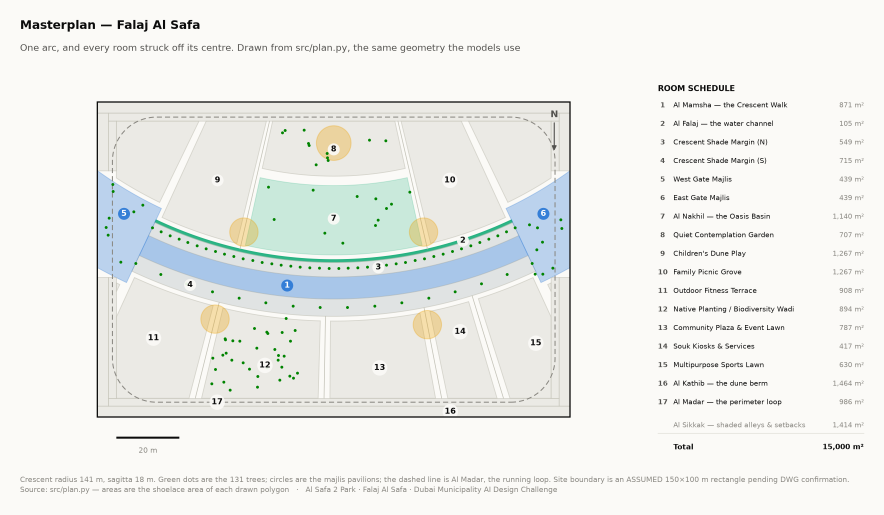
#> input picture figures/fig10_masterplan.png, 2651 x 1545 px (shown at 1/3 size); the run also reads 2 pictures not shown here
$ python boards.py
#> lines starting #> are read from the running program, lines starting #| are printed output that depends on the picture
### src/config.py
"""
Al Safa 2 Park — AI Design Challenge
Single source of truth for site constants, model settings and the visual system.

Every number that appears in more than one place lives here. If a figure in the
report disagrees with a figure in the notebook, it is a bug in the code that
consumes this file — not a difference of opinion between two scripts.

Project : Dubai Municipality AI Park Design Challenge — Al Safa 2 Park
Concept : "Falaj Al Safa" — the crescent and the channel
Author  : Mohamed Wasim
"""

from __future__ import annotations

from pathlib import Path

# ---------------------------------------------------------------------------
# Paths
# ---------------------------------------------------------------------------
ROOT = Path(__file__).resolve().parent.parent

DATA_RAW = ROOT / "data" / "raw"
DATA_INTERIM = ROOT / "data" / "interim"
DATA_PROCESSED = ROOT / "data" / "processed"
FIGURES = ROOT / "figures"
MODELS = ROOT / "models"
NOTEBOOKS = ROOT / "notebooks"

for _p in (DATA_RAW, DATA_INTERIM, DATA_PROCESSED, FIGURES, MODELS):
    _p.mkdir(parents=True, exist_ok=True)


# ---------------------------------------------------------------------------
# Site — Al Safa 2 Park, Dubai
# ---------------------------------------------------------------------------
SITE = {
    "name": "Al Safa 2 Park",
    "concept": "Falaj Al Safa",
    "concept_subtitle": "a crescent of shade over a channel of water",
    "city": "Dubai, United Arab Emirates",
    # Coordinates used for every solar computation (NREL SPA via pvlib).
    "latitude": 25.190,
    "longitude": 55.238,
    "elevation_m": 5.0,
    "timezone": "Asia/Dubai",  # UTC+4, no daylight saving
    # Site envelope. NOTE: the 150 x 100 m rectangle is an assumption pending
    # confirmation against the supplied DWG. Every area figure depends on it.
    "area_sqm": 15000.0,
    "length_m": 150.0,
    "width_m": 100.0,
    "boundary_status": "ASSUMED 150x100 m rectangle - verify against Al Safa Park 2 Plan (5).dwg",
    # Analysis year for the 8,760-hour solar model.
    "analysis_year": 2026,
    "budget_aed": 35_000_000,
}

# AL HILAL — the Crescent Canopy. The single arc the whole park is built on.
#
# THE SECTION
# -----------
# An earlier version put a 9 m canopy directly over a 9 m walkway at 5.5 m,
# which shades well at summer noon and then fails completely from November to
# January: Dubai's winter sun sits at 41° in the SOUTH, so the shadow slides
# clean off the path. Measured annual coverage was 61%, and December was 0%.
#
# The section was solved rather than styled. Three moves fix it:
#   1. Narrow the walk and widen the canopy, so the plane overhangs 5.5 m either
#      side and the shadow has somewhere to fall.
#   2. Drop the canopy to 4.5 m — lower plane, shorter throw, better low sun.
#   3. Hang a 3 m louvre blade on the SOUTH edge. This is the piece that buys
#      the winter, and it is ordinary hot-climate architecture: a deep southern
#      brise-soleil, the same logic as a mashrabiya screen.
#
# THE PLAN
# --------
# The route is a single circular arc — a crescent — not a bar and not a wave.
#
# A straight route presents ONE orientation, so when a sun angle defeats it, it
# defeats the whole length at once and the walk has no shade anywhere along it.
# That is 330 hours a year. An arc changes heading continuously, so some segment
# is always angled well.
#
# The depth of the bow was swept against the 8,760-hour solar model, not chosen.
# Every row below was measured at the section fixed above, over all 4,402
# daylight hours of the year:
#
#     plan form                 mean cover   worst month   hours with NO shade
#     straight east-west bar       87.4%        68.7%              330
#     sine meander (superseded)    85.0%        73.1%               63
#     arc, sagitta 10 m            87.1%        70.2%              116
#     arc, sagitta 14 m            86.6%        71.3%               62
#     arc, sagitta 18 m            85.9%        72.1%               52   <- adopted
#     arc, sagitta 22 m            84.9%        72.3%               61
#     closed elliptical loop       79.1%        69.8%               89
#
# 18 m is the minimum of the last column. Deeper bows and closed loops both
# lose, for the same reason: they force more of the route to run north-south,
# and a canopy over a north-south route can only work when the sun is low in the
# east or west.
#
# Be careful reading the first column. The straight bar has the HIGHEST mean
# coverage of anything tested — an east-west canopy is near the optimum
# orientation for 25°N, and curving it costs a point. The crescent is not
# claimed to shade more ground on average. It is claimed to remove the hours in
# which the route offers nowhere at all to stand, and it removes six sevenths of
# them. That is the trade, stated in the direction that is not flattering.
#
# The route actually built runs between the two gate majlis, so it is slightly
# shorter than the full arc and its heading spread slightly narrower:
# 86.4% mean, 71.6% worst month, 56 hours with no shade.
#
# The arc bows convex-SOUTH. The solar model is indifferent to that sign — the
# louvre swaps to whichever edge faces the sun — so the choice was spatial:
# bowing south puts the structure between the sun and the hollow it wraps, so
# the concave side becomes the park's cool pocket instead of a south-facing
# bowl. Every room people are asked to linger in sits in that hollow.
#
# The full plan — rooms, alleys, basin, berm — is generated from this arc in
# src/plan.py. Nothing there is a hand-typed coordinate.
# The sweep above, as data rather than only as a comment, so the reports and the
# boards can cite it instead of restating it by hand. (name, mean cover %, worst
# month %, hours with no shade anywhere, adopted?)
PLAN_FORM_SWEEP = [
    ("Straight east–west bar",      87.4, 68.7, 330, False),
    ("Sine meander (superseded)",   85.0, 73.1,  63, False),
    ("Arc, sagitta 10 m",           87.1, 70.2, 116, False),
    ("Arc, sagitta 14 m",           86.6, 71.3,  62, False),
    ("Arc, sagitta 18 m",           85.9, 72.1,  52, True),
    ("Arc, sagitta 22 m",           84.9, 72.3,  61, False),
    ("Closed elliptical loop",      79.1, 69.8,  89, False),
]

CRESCENT = {
    "chord_m": 138.0,             # east-west span, horn to horn
    "sagitta_m": 18.0,            # depth of the bow at midspan
    "y_ends_m": 59.0,             # northing of the two ends
    "path_width_m": 7.0,          # Al Mamsha — the walkable surface
    "canopy_width_m": 18.0,       # the gridshell, overhanging 5.5 m each side
    "canopy_height_m": 4.5,
    "south_louvre_depth_m": 3.0,  # louvre blades on the southern edge
    "etfe_transmittance": 0.12,   # fraction of direct beam passing the infill
    "gate_sweep_deg": 4.0,        # angle at each end given to the arrival majlis
}

# ---------------------------------------------------------------------------
# Thermal comfort thresholds (NWS Heat Index bands, °C)
# ---------------------------------------------------------------------------
# Four bands, not five: they map one-to-one onto the four reserved status
# colours of the visual system. The NWS "Danger" and "Extreme Danger" bands are
# merged, because inventing a fifth status colour breaks the validated palette
# and the design response above 41 °C is identical either way — do not programme
# the space for use.
COMFORT_BANDS = [
    ("Comfortable", -100.0, 27.0),
    ("Caution", 27.0, 32.0),
    ("Extreme Caution", 32.0, 41.0),
    ("Danger", 41.0, 200.0),
]
COMFORT_ORDER = [b[0] for b in COMFORT_BANDS]

# Air-temperature relief measured under a shaded ETFE/tree canopy in hot-arid
# conditions. Applied to the exposed case to produce the shaded case.
SHADE_TEMP_RELIEF_C = 6.0
SHADE_MRT_RELIEF_C = 12.0  # mean radiant temperature relief, larger than air

# ---------------------------------------------------------------------------
# Machine learning
# ---------------------------------------------------------------------------
RANDOM_SEED = 42
TEST_SIZE = 0.15
VAL_SIZE = 0.15          # of the full set; train therefore = 0.70
CV_FOLDS = 5

# ---------------------------------------------------------------------------
# Visual design system
# ---------------------------------------------------------------------------
# ONE palette for every figure in the submission. Do not introduce a colour that
# is not in this block.
#
# These values are not a matter of taste — they were verified by running
# scripts/validate_palette.js, which computes colour-vision-deficiency
# separation in OKLab rather than judging it by eye. Results, against the
# surfaces below:
#
#   categorical light : ALL PASS  (worst adjacent CVD dE 9.1 protan,
#                                  worst adjacent normal-vision dE 19.6)
#   categorical dark  : ALL PASS  (worst adjacent CVD dE 8.4, contrast all >=3:1)
#   heat ramp         : ALL PASS  (monotone lightness, single hue 12 deg spread,
#                                  light end 2.10:1 against the surface)
#
# An earlier hand-picked "desert palette" FAILED three of these checks — two of
# its greens were 3.6 dE apart under protanopia, i.e. the same colour to a
# red-green colour-blind juror. If you change any hex here, re-run the validator
# before committing.

PALETTE = {
    "ink": "#0b0b0b",        # primary text
    "ink_secondary": "#52514e",
    "muted": "#898781",      # axis labels, captions
    "rule": "#e1e0d9",       # gridlines (hairline)
    "baseline": "#c3c2b7",   # axis / baseline
    "paper": "#FBFAF7",      # figure surface — warm off-white
    "canvas": "#FFFFFF",
}

# Ordered categorical ramp. Assign in this order and never cycle it: a series
# keeps its colour across every chart, so the eye can carry identity from one
# figure to the next. Past six series, fold the tail into "Other" or facet the
# chart — do not generate a seventh hue.
SERIES = ["#2a78d6", "#eb6834", "#1baf7a", "#eda100", "#e87ba4", "#008300"]

# Trees are not a data series.
#
# The planting drawings took their tree colours off SERIES, which is a
# categorical ramp built to keep chart lines apart. That painted Ficus pink,
# Olive yellow and Date Palm orange, and the park read as a bar chart lying on
# the ground. Worse, it contradicted the design's own words: the master prompt
# bans "lush green lawn" and asks for planting "sparse and silvery", and then
# every drawing showed bright saturated green.
#
# These are the colours these species actually are in Dubai — Ghaf and Olive
# silver-grey, Neem denser mid-green, Ficus darker and glossier, Date Palm a
# warmer olive. Still five distinguishable values, so the legend still works,
# but the plan now reads as a desert park and sits beside the renders instead
# of arguing with them.
# Separated by value and by cast, not just by hue. The first attempt at this
# put Ghaf and Olive within a few points of each other and the legend became
# unreadable — a palette that is honest about the planting but cannot tell two
# species apart has solved the wrong half of the problem. These run light to
# dark and warm to cool, so they survive being printed small and greyscale.
SPECIES_COLORS = {
    "Ghaf": "#A8BC7E",          # Prosopis cineraria — light, open, yellow-green
    "Neem": "#4F8055",          # Azadirachta indica — denser mid-green
    "Ficus nitida": "#2E5540",  # Ficus microcarpa — darkest, glossy
    "Olive": "#93A6A0",         # Olea europaea — silver, cool grey-green
    "Date Palm": "#8A7F3C",     # Phoenix dactylifera — warm bronze-olive
}
SERIES_DARK = ["#3987e5", "#d95926", "#199e70", "#c98500", "#d55181", "#008300"]

# Reserved status colours — severity only, never used as a series colour.
# Always shipped with a visible text label, never carrying meaning by hue alone.
STATUS = {
    "good": "#0ca30c",
    "warning": "#fab219",
    "serious": "#ec835a",
    "critical": "#d03b3b",
}

# Comfort bands map one-to-one onto the status roles, everywhere, no exceptions.
COMFORT_COLORS = {
    "Comfortable": STATUS["good"],
    "Caution": STATUS["warning"],
    "Extreme Caution": STATUS["serious"],
    "Danger": STATUS["critical"],
}

# Sequential single-hue ramp for continuous heat / comfort surfaces.
# Light = cool, dark = hot. Monotone in lightness so it survives greyscale
# printing and colour-blind viewing.
HEAT_RAMP = ["#f19a68", "#e97b41", "#d0561f", "#a83e14", "#7f2c0e", "#571c08"]

SURFACE_LIGHT = "#FBFAF7"
SURFACE_DARK = "#1a1a19"

FIGURE = {
    "dpi": 200,
    "width_in": 10.0,
    "height_in": 5.6,
    "font_family": "DejaVu Sans",
    "title_size": 13,
    "label_size": 10,
    "tick_size": 9,
    "caption_size": 8,
}

PROJECT_STAMP = "Al Safa 2 Park · Falaj Al Safa · Dubai Municipality AI Design Challenge"

# ---------------------------------------------------------------------------
# One accent colour per upload slot
# ---------------------------------------------------------------------------
# Navy and amber are the submission's identity and never move. This is the
# third colour, and it is the fastest way to tell two of the twelve upload
# files apart — before the redesign, forty-three per cent of the package was
# the same page repeated and every cover opened on the same four numbers.
#
# It lives here rather than in either builder because both need it: the deck
# pages come from tools/build_submission_pdfs.py and the written reports from
# tools/build_reports.py, and a report whose accent disagreed with the file it
# was merged into undid the point of having the colour at all.
#
# Mid-tone and desaturated on purpose, so twelve of them read as one family
# rather than as a paintbox.
SLOT_HUES = {
    1: "#1B6FB8",    # blue        Design Narrative & Concept
    2: "#12836B",    # teal        Preliminary Design Masterplan
    3: "#B5622A",    # terracotta  Concept Plans & Spatial Diagrams
    4: "#5B5BA6",    # indigo      Key Sections & Elevations
    5: "#A63D6B",    # plum        3D & Spatial Visualizations
    6: "#0F7B8A",    # cyan        AI Methodology Report
    7: "#C2761C",    # ochre       User Experience & Activation
    8: "#2F7D4F",    # green       Sustainability Concept & Strategy
    9: "#8A5A2B",    # bronze      Material & Landscape Palette
    10: "#1F4E79",   # deep blue   Complete Design Report
    11: "#7A3E9D",   # purple      Site Analysis & Human-Centric Research
    12: "#B03A48",   # crimson     One-minute Concept Animation
}


def slot_hue(n: int) -> str:
    return SLOT_HUES.get(n, "#1B6FB8")

# ---------------------------------------------------------------------------
# Repository / publication
# ---------------------------------------------------------------------------
GITHUB_USER = "wasim437"
GITHUB_REPO = "Al_SAFA"

# Optional Google Drive mirror of the twelve upload PDFs. Set it to a folder
# share link ("Anyone with the link -> Viewer") and it appears on every slot
# cover as a second route to the evidence. Left empty, nothing is printed —
# an unset link is better than a dead one in front of a juror.
GDRIVE_URL = ""
GITHUB_URL = f"https://github.com/{GITHUB_USER}/{GITHUB_REPO}"
PAGES_URL = f"https://{GITHUB_USER}.github.io/{GITHUB_REPO}/"

### src/boards.py
"""The two presentation boards, composed from the live figures and drawings.

The previous boards were assembled once by hand and then went stale: by the end
they showed the superseded rectangular layout, printed "AI-generated draft
layout for review" in the middle of the sheet, and carried a shade figure the
project had already withdrawn. A board that is composed once and never rebuilt
is a board that will eventually contradict the submission it belongs to.

These two are composed from files on disk, every time. Run the analysis, run the
drawings, run this — and the boards cannot be out of date.

    python -m src.boards
"""

from __future__ import annotations

import json

import matplotlib.image as mpimg
import matplotlib.pyplot as plt

from . import config as C, plan, viz

OUT = C.ROOT / "design" / "boards"

# A1 landscape at 200 dpi.
SHEET_W, SHEET_H = 16.54, 11.69


def _panel(fig, rect, path, *, caption=None, pending=None):
    """Place an image inside a rect, preserving its aspect ratio.

    When the image is absent the panel draws a quiet "pending" placeholder
    rather than an error. Four of the photoreal renders were withdrawn because
    they showed a different park from the one in the plan — a serpentine canopy
    over a lagoon, and a dead-straight corridor. A board that admits a view is
    still being made costs far less than a board that captions the wrong park
    as the crescent, which is what these panels used to do.
    """
    ax = fig.add_axes(rect)
    ax.axis("off")
    if caption:
        ax.set_title(caption, fontsize=8.5, loc="left", pad=4,
                     color=C.PALETTE["ink_secondary"], fontweight="normal")
    if not path.exists():
        ax.add_patch(plt.Rectangle(
            (0.005, 0.005), 0.99, 0.99, transform=ax.transAxes, zorder=0,
            facecolor=C.PALETTE["canvas"], edgecolor=C.PALETTE["muted"],
            linestyle=(0, (5, 4)), linewidth=0.8))
        ax.text(0.5, 0.57, "Visualisation in preparation", ha="center",
                va="center", fontsize=9, color=C.PALETTE["ink_secondary"],
                transform=ax.transAxes, zorder=1)
        ax.text(0.5, 0.40, pending or f"{path.name} — see AL_SAFA_MASTER_PROMPT.md",
                ha="center", va="center", fontsize=6.6,
                color=C.PALETTE["muted"], transform=ax.transAxes, zorder=1,
                wrap=True)
        ax.set_xlim(0, 1)
        ax.set_ylim(0, 1)
        return ax
    ax.imshow(mpimg.imread(path))
    return ax


def _sheet(title: str, index: str):
    fig = plt.figure(figsize=(SHEET_W, SHEET_H))
    fig.patch.set_facecolor(C.PALETTE["paper"])
    head = fig.add_axes([0, 0.945, 1, 0.055])
    head.axis("off")
    head.set_facecolor(C.PALETTE["ink"])
    head.add_patch(plt.Rectangle((0, 0), 1, 1, transform=head.transAxes,
                                 facecolor=C.PALETTE["ink"], zorder=0))
    head.text(0.014, 0.52, f"AL SAFA 2 PARK — {C.SITE['concept'].upper()}",
              va="center", ha="left", fontsize=17, fontweight="bold",
              color=C.PALETTE["canvas"], transform=head.transAxes, zorder=1)
    head.text(0.986, 0.52,
              f"Dubai Municipality AI Park Design Challenge   |   {index}",
              va="center", ha="right", fontsize=9.5, color=C.STATUS["warning"],
              transform=head.transAxes, zorder=1)
    fig.text(0.014, 0.930, title, fontsize=11, fontweight="semibold",
             color=C.PALETTE["ink"], va="top")
    return fig


def _foot(fig, text: str):
    fig.text(0.014, 0.012, text, fontsize=7.6, color=C.PALETTE["muted"],
             va="bottom", linespacing=1.5)


def board_concept():
    """Board 1 — the scheme: what it is and why it takes this shape."""
    F, D, R = C.FIGURES, C.ROOT / "design" / "visuals", C.ROOT / "design" / "renders"
    fig = _sheet("The concept, the plan, and the section that makes it work",
                 "Board 1 of 2 — CONCEPT")

    _panel(fig, [0.010, 0.415, 0.575, 0.505], F / "fig10_masterplan.png")
    # This panel held masterplan_aerial_golden_hour.jpg, which shows a closed
    # oval ring. It sat directly beside fig10_masterplan.png, which shows the
    # single open arc — so the board presented two different parks side by side
    # and captioned the wrong one "the crescent". Nothing undermines a design
    # board faster than contradicting itself within one sheet.
    #
    # Until an aerial exists that shows this scheme, the panel carries a render
    # that does. The aerial is still wanted — see AL_SAFA_MASTER_PROMPT.md
    # prompt 01, which now states in as many ways as it can that the arc is one
    # open curve with two ends and not a ring.
    _panel(fig, [0.600, 0.655, 0.392, 0.265],
           R / "Night" / "night_plaza_render_1784970565232.jpg",
           caption="Al Hilal after dark — the canopy lit from within",
           pending="Aerial view · AL_SAFA_MASTER_PROMPT.md prompt 01")
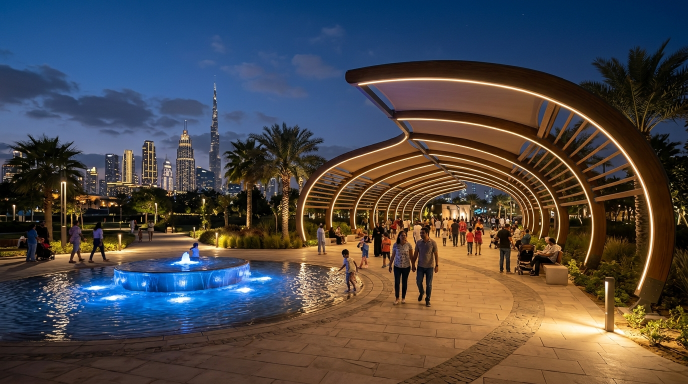
#> input picture design/visuals/night_plaza_render_1784970565232.jpg, 1376 x 768 px, found by its file name (shown at 1/2 size)
    _panel(fig, [0.600, 0.400, 0.392, 0.215],
           R / "Eye_Level" / "spine_corridor_interior.jpg",
           caption="Beneath Al Hilal — the perforated soffit at eye level",
           pending="Eye-level view · AL_SAFA_MASTER_PROMPT.md prompt 03")
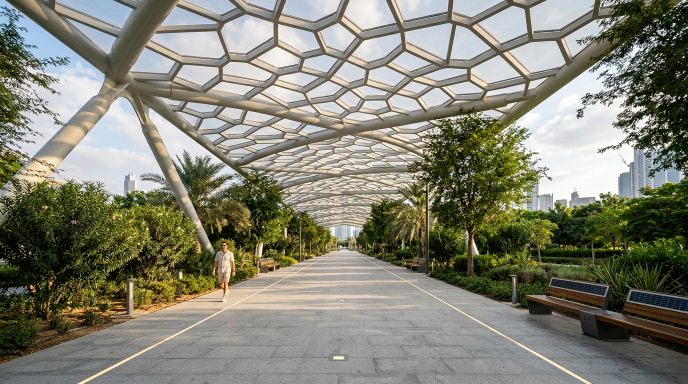
#> input picture design/visuals/spine_corridor_interior.jpg, 1376 x 768 px, found by its file name (shown at 1/2 size)
    _panel(fig, [0.010, 0.070, 0.500, 0.320], D / "section_crescent.png")
    _panel(fig, [0.520, 0.070, 0.472, 0.320], D / "circulation_crescent.png")
#> (the rest of the program and of its run is left out)
